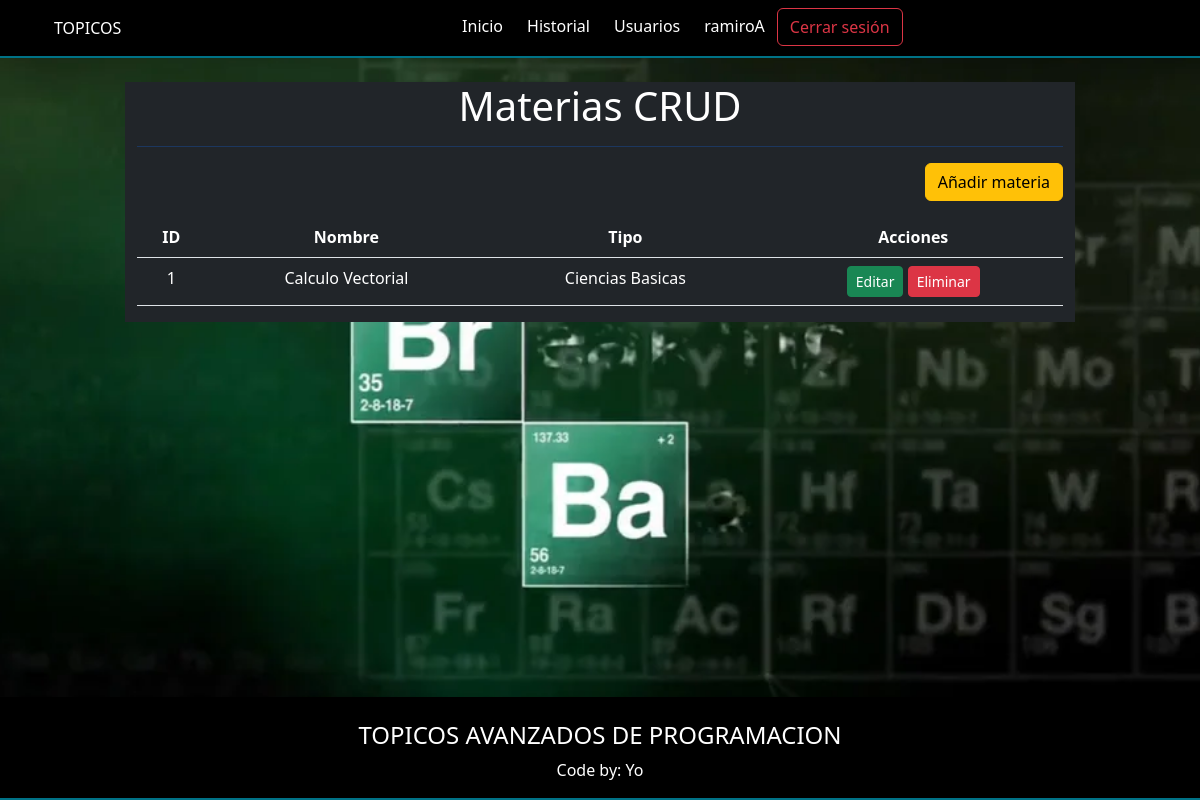
The app's page /materias.php (signed in) with its own data.
### tables this page shows
CREATE TABLE `t_materia` (
  `id_materia` int(10) NOT NULL,
  `nombre` varchar(50) NOT NULL,
  `tipo` varchar(50) NOT NULL
);

### materias.php (the view, shortened to what this page needs)
<?php
require_once './app/config/conexion.php';
$consulta = $conexion->prepare("SELECT * FROM t_materia");
$consulta->execute();
$materias = $consulta->fetchAll(PDO::FETCH_ASSOC);
?>
<!DOCTYPE html>
<html lang="es">
<head>
  <link rel="stylesheet" href="./public/css/b5.css">
  <link rel="stylesheet" href="./public/css/main.css">
</head>
<body>
  <?php require_once './components/navbar.php'; ?>
  <main>
    <div class="container mt-4">
      <div class="row justify-content-center">
        <div class="col-md-10 bg-dark text-end">
          <h1 class="text-center text-white">Materias CRUD</h1>
          <hr class="text-primary">
          <?php if ($_SESSION['usuario_sesion']['rol'] === 'admin'): ?>
            <a href="./agregarMateria.php" class="btn btn-warning mb-3">Añadir materia</a>
          <?php endif; ?>
          <table class="table text-white text-center">
            <thead>
              <tr>
                <th>ID</th>
                <th>Nombre</th>
                <th>Tipo</th>
                <th>Acciones</th>
              </tr>
            </thead>
            <tbody>
              <?php foreach ($materias as $materia): ?>
              <tr>
                <td><?= $materia['id_materia'] ?></td>
                <td><?= $materia['nombre'] ?></td>
                <td><?= $materia['tipo'] ?></td>
                <td>
                  <?php if ($_SESSION['usuario_sesion']['rol'] === 'admin'): ?>
                    <a href="./actualizarMateria.php?id=<?= $materia['id_materia'] ?>" class="btn btn-success btn-sm">Editar</a>
                    <a href="./app/controller/eliminarControllerMateria.php?id=<?= $materia['id_materia'] ?>" class="btn btn-danger btn-sm">Eliminar</a>
                  <?php else: ?>
                    <span class="text-muted">Sin permisos</span>
                  <?php endif; ?>
                </td>
              </tr>
              <?php endforeach; ?>
            </tbody>
          </table>
        </div>
      </div>
    </div>
  </main>
  <?php require_once './components/footer.php'; ?>
</body>
</html>

### public/css/main.css (style rules this page uses)
body { background: url("../img/tabla.jpg") fixed no-repeat 0 0; background-size: cover; background-position: center center; color: #fff; }
html, body { height: 100%; margin: 0; display: flex; flex-direction: column; }
main { flex: 1; }

### records on screen
t_materia: id_materia "1", nombre "Calculo Vectorial", tipo "Ciencias Basicas"

### other values on screen
$_SESSION['usuario_sesion']['usuario'] "ramiroA"
